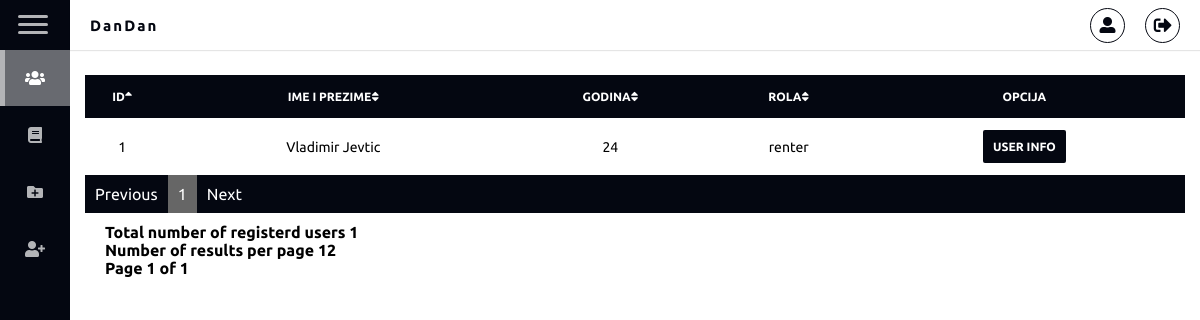
The page /usrLibrarian/index.php (signed in) on the database its author committed.
### tables this page shows
CREATE TABLE `person` (
  `person_id` int(11) NOT NULL,
  `person_name` varchar(20) NOT NULL,
  `person_surname` varchar(20) NOT NULL,
  `person_username` varchar(50) NOT NULL,
  `person_password` varchar(50) NOT NULL,
  `person_age` int(11) DEFAULT NULL,
  `person_role_FK` int(11) NOT NULL
);

CREATE TABLE `roles` (
  `role_id` int(11) NOT NULL,
  `role_name` varchar(10) NOT NULL
);

### usrLibrarian/index.php (the view, shortened to what this page needs)
<?php
include "../backend_logic/logic.connection.php";
$results_per_page = 12;
$sql = "SELECT * FROM person WHERE person_role_FK = 1";
$result = mysqli_query($conn, $sql);
$number_of_results = mysqli_num_rows($result);
$total_number_of_pages = ceil($number_of_results / $results_per_page);
if (!isset($_GET['page'])) {
    $page_number = 1;
} else {
    $page_number = $_GET['page'];
}
$offset = ($page_number - 1) * $results_per_page;
$previous_page = $page_number - 1;
$next_page = $page_number + 1;
$columns = array('person_id', 'person_name', 'person_age');
$column = isset($_GET['column']) && in_array($_GET['column'], $columns) ? $_GET['column'] : $columns[0];
$sort_order = isset($_GET['order']) && strtolower($_GET['order']) == 'desc' ? 'DESC' : 'ASC';
?>
<html>
<head>
    <link rel="stylesheet" href="https://use.fontawesome.com/releases/v5.3.1/css/all.css">
    <link rel="stylesheet" href="../visuals/librarian/librarian_nav.css">
    <link rel="stylesheet" href="../visuals/librarian/table.css">
</head>
<body>
    <div class="wrapper collapse">
        <div class="top_navbar">
            <div class="hamburger">
                <div class="one"></div>
                <div class="two"></div>
                <div class="three"></div>
            </div>
            <div class="top_menu">
                <div class="logo">
                    <?php
                    echo "<p class='welcomeUser'>" . $_SESSION["current_username"] . "</p>";
                    ?>
                </div>
                <ul>
                    <li>
                        <a href="profile.php">
                            <i class="fas fa-user-alt"></i>
                        </a>
                    </li>
                    <li>
                        <form method="POST" action="../backend_logic/logic.logout.php">
                            <button type="submit" id="btn_logout" name="btn_logout"><i class="fas fa-sign-out-alt" style="font-size:18px;"></i></button>
                        </form>
                    </li>
                </ul>
            </div>
        </div>
        <div class="sidebar">
            <ul>
                <li><a href="#" class="active">
                        <span class="icon"><i class="fas fa-users"></i></span>
                    </a></li>
                <li><a href="books.php">
                        <span class="icon"><i class="fas fa-book"></i></span>
                    </a></li>
                <li><a href="book_add.php">
                        <span class="icon"><i class="fas fa-folder-plus"></i></span>
                    </a></li>
                <li><a href="author_add.php">
                        <span class="icon"><i class="fas fa-user-plus"></i></span>
                    </a></li>
            </ul>
        </div>
        <div class="main_container">
            <?php
            $upit = 'SELECT
    person.person_id, person.person_name, person.person_surname, person.person_age, roles.role_name
    FROM person, roles
    WHERE person.person_role_FK = roles.role_id AND person.person_role_FK = 1
    ORDER BY ' .  $column . ' ASC LIMIT ' . $offset . ',' . $results_per_page;
            if ($result = mysqli_query($conn, $upit)) {
                $up_or_down = str_replace(array('ASC', 'DESC'), array('up', 'down'), $sort_order);
                $asc_or_desc = $sort_order == 'ASC' ? 'asc' : 'asc';
            ?>
                <div class="table books_table">
                    <table data-vertable="books_table">
                        <thead>
                            <tr class="row100 head">
                                <th class="column100"><a href="index.php?column=person_id&order=<?php echo $asc_or_desc; ?>&page=<?php echo $page_number; ?>">Id<i class="fas fa-sort<?php echo $column == 'person_id' ? '-' . $up_or_down : ''; ?>"></i></a></th>
                                <th class="column100"><a href="index.php?column=person_name&order=<?php echo $asc_or_desc; ?>&page=<?php echo $page_number; ?>">Ime i prezime<i class="fas fa-sort<?php echo $column == 'person_name' ? '-' . $up_or_down : ''; ?>"></i></a></th>
                                <th class="column100"><a href="index.php?column=person_age&order=<?php echo $asc_or_desc; ?>&page=<?php echo $page_number; ?>">Godina<i class="fas fa-sort<?php echo $column == 'person_age' ? '-' . $up_or_down : ''; ?>"></i></a></th>
                                <th class="column100"><a href="index.php?column=role_name&order=<?php echo $asc_or_desc; ?>&page=<?php echo $page_number; ?>">Rola<i class="fas fa-sort<?php echo $column == 'role_name' ? '-' . $up_or_down : ''; ?>"></i></a></th>
                                <th class="column100">OPCIJA</th>
                            </tr>
                        </thead>
                        <?php while ($row = $result->fetch_assoc()) : ?>
                            <tbody>
                                <tr class="row100">
                                    <td class="column100"><?php $column == 'person_id'; ?><?php echo $row['person_id']; ?></td>
                                    <td class="column100"><?php $column == 'person_name'; ?><?php echo $row['person_name']; ?> <?php echo $row['person_surname']; ?></td>
                                    <td class="column100"><?php $column == 'person_age'; ?><?php echo $row['person_age']; ?> </td>
                                    <td class="column100"><?php $column == 'role_name'; ?><?php echo $row['role_name']; ?></td>
                                    <td class="column100">
                                        <a href='user_info.php?ID=<?php echo $row['person_id']; ?>'><button class="btn_table">User info</button></a>
                                    </td>
                                </tr>
                            </tbody>
                        <?php endwhile; ?>
                    </table>
                </div>
            <?php
            }
            ?>
            <ul class="ul-pagination">
                <li class="li-pagination" <?php if ($page_number <= 1) {
                                                echo "class='disabled'";
                                            } ?>>
                    <a <?php if ($page_number > 1) {
                            echo "href='?column=$column&page=$previous_page'";
                        } ?>>Previous</a>
                </li>
                <?php
                if ($total_number_of_pages <= 10) {
                    for ($counter = 1; $counter <= $total_number_of_pages; $counter++) {
                        if ($counter == $page_number) {
                            echo "<li class='active li-pagination'><a>$counter</a></li>";
                        } else {
                            echo "<li class='li-pagination'><a href='?column=$column&page=$counter'>$counter</a></li>";
                        }
                    }
                }
                ?>
                <li class="li-pagination" <?php if ($page_number >= $total_number_of_pages) {
                                                echo "class='disabled'";
                                            } ?>>
                    <a <?php if ($page_number < $total_number_of_pages) {
                            echo "href='?column=$column&page=$next_page'";
                        } ?>>Next</a>
                </li>
            </ul>
            <div style='padding: 10px 20px 0px;'>
                <strong>Total number of registerd users <?php echo $number_of_results ?></strong><br>
                <strong>Number of results per page <?php echo $results_per_page ?></strong><br>
                <strong>Page <?php echo $page_number . " of " . $total_number_of_pages; ?></strong>
            </div>
        </div>
    </div>
</body>
</html>

### visuals/librarian/librarian_nav.css (style rules this page uses)
* { font-family: "Ubuntu", sans-serif; margin: 0; padding: 0; list-style: none; text-decoration: none; box-sizing: border-box; }
.wrapper .top_navbar { z-index: 999; width: 100%; height: 50px; display: flex; position: fixed; top: 0px; }
.wrapper .top_navbar .hamburger { width: 70px; height: 100%; background: #040711; padding: 10px 18px; cursor: pointer; }
.wrapper .top_navbar .hamburger div { width: 30px; height: 3px; background: #B3B4B7; margin: 5px 0; border-radius: 5px; }
.wrapper .top_navbar .top_menu { width: calc(100% - 70px); height: 100%; background: #fff; display: flex; justify-content: space-between; align-items: center; box-shadow: 0 1px 1px rgba(0, 0, 0, 0.1); }
.wrapper .top_navbar .top_menu .logo { color: #040711; padding-left: 20px; font-size: 15px; font-weight: 700; letter-spacing: 2px; }
.wrapper .top_navbar .top_menu ul { display: flex; }
.wrapper .top_navbar .top_menu ul li { margin-right: 20px; }
.wrapper .top_navbar .top_menu ul li a { display: table-cell; width: 35px; height: 35px; line-height: 35px; vertical-align: middle; text-align: center; border: 1px solid #040711; border-radius: 50%; color: #040711; }
.wrapper .top_navbar .top_menu ul li button { display: table-cell; width: 35px; height: 35px; text-decoration: none; line-height: 35px; vertical-align: middle; text-align: center; cursor: pointer; background: #fff; border: 1px solid #040711; border-radius: 50%; color: #040711; }
.wrapper .sidebar { position: fixed; top: 50px; background: #040711; width: 200px; height: 100%; transition: all 0.3s ease; }
.wrapper .sidebar ul li a { display: block; padding: 20px; position: relative; margin-bottom: 1px; color: #B3B4B7; white-space: nowrap; }
.wrapper .sidebar ul li a:before { content: ""; position: absolute; top: 0; left: 0; width: 5px; height: 100%; background: #B3B4B7; display: none; }
.wrapper .sidebar ul li a span.icon { margin-right: 10px; font-size: 16px; display: inline-block; }
.wrapper .sidebar ul li a:hover, .wrapper .sidebar ul li a.active { background: #686A70; color: #fff; }
.wrapper .sidebar ul li a:hover:before, .wrapper .sidebar ul li a.active:before { display: block; }
.wrapper .main_container { width: (100% - 200px); margin-top: 60px; margin-left: 200px; padding: 15px; transition: all 0.3s ease; }
.wrapper.collapse .sidebar { width: 70px; }
.wrapper.collapse .sidebar ul li a { text-align: center; }
.wrapper.collapse .sidebar ul li a span.icon { margin: 0; }
.wrapper.collapse .main_container { width: (100% - 70px); margin-left: 70px; }

### visuals/librarian/table.css (style rules this page uses)
table { text-align: center; border-spacing: 0px !important; width: 100%; }
.row100.head th { padding-top: 15px; padding-bottom: 15px; }
.row100 td { padding-top: 10px; padding-bottom: 10px; }
.table.books_table td { font-size: 14px; color: #000; }
.table.books_table th { font-size: 12px; color: #fff; text-transform: uppercase; background-color: #040711; }
.table.books_table th a { color: #fff; }
.ul-pagination { list-style-type: none; margin: 0; padding: 0; background: #040711; overflow: hidden; }
.li-pagination { float: left; }
.active { background-color: #666; color: white; }
.li-pagination a { display: block; color: white; text-align: center; padding: 10px; text-decoration: none; }
.btn_table { font-family: "Ubuntu", sans-serif; border: none; background: #040711; color: #fff !important; font-weight: 700; font-size: 12px; padding: 10px; margin: 2px; text-transform: uppercase; border-radius: 2px; display: inline-block; transition: all 0.3s ease 0s; }

### rows shown on the page
person: person_id "1", person_name "Vladimir", person_surname "Jevtic", person_age "24", person_role_FK.role_name "renter"

### other values the page prints
$_SESSION["current_username"] "DanDan"
$number_of_results "1"
$results_per_page "12"
$page_number "1"
$total_number_of_pages "1"
